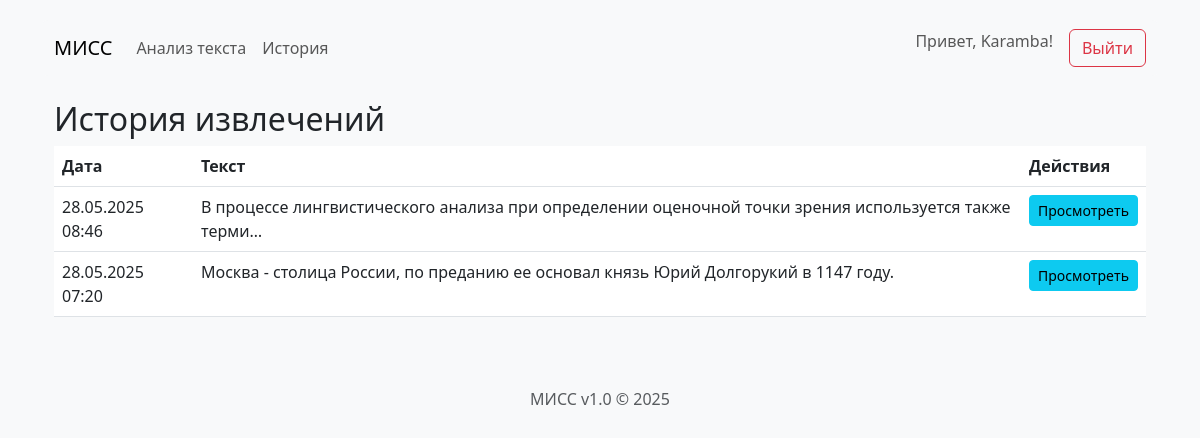
/history/ (signed in), run on the app's committed database.
### app/models.py (models this page shows, shortened)
class AnalysisResult(models.Model):
    user = models.ForeignKey(User, on_delete=models.CASCADE, null=True, blank=True)
    input_text = models.TextField()
    entities = models.JSONField(default=list)
    visualization_html = models.TextField()
    morph_analysis = models.JSONField(default=list)  # Добавьте это поле
    analysis_date = models.DateTimeField(auto_now_add=True)

### app/views.py (the view)
# urls.py: path('history/', views.history, name='history'),
@login_required
def history(request):
    analyses = AnalysisResult.objects.filter(user=request.user).order_by('-analysis_date')
    return render(request, 'history.html', {'analyses': analyses})

### app/templates/history.html
{% extends "base.html" %}
{% block content %}
<div class="container mt-4">
    <h2>История извлечений</h2>
    <table class="table">
        <thead>
            <tr>
                <th>Дата</th>
                <th>Текст</th>
                <th>Действия</th>
            </tr>
        </thead>
        <tbody>
            {% for analysis in analyses %}
            <tr>
                <td>{{ analysis.analysis_date|date:"d.m.Y H:i" }}</td>
                <td>{{ analysis.input_text|truncatechars:100 }}</td>
                <td>
                <a href="{% url 'view_analysis' analysis.id %}" class="btn btn-sm btn-info">
                    Просмотреть
                </a>
                </td>
            </tr>
            {% empty %}
            <tr>
                <td colspan="3">История извлечений пуста</td>
            </tr>
            {% endfor %}
        </tbody>
    </table>
</div>
{% endblock %}

### app/templates/base.html (shortened to what this page needs)
<!DOCTYPE html>
<html lang="ru">
<head>
    <link href="https://cdn.jsdelivr.net/npm/bootstrap@5.3.0/dist/css/bootstrap.min.css" rel="stylesheet">
</head>
<body>
    <div class="container">
        <nav class="navbar navbar-expand-lg navbar-light bg-light rounded">
            <div class="container-fluid">
                <a class="navbar-brand" href="{% url 'analyze' %}">МИСС</a>
                <div class="collapse navbar-collapse">
                    <ul class="navbar-nav me-auto">
                        <li class="nav-item">
                            <a class="nav-link" href="{% url 'analyze' %}">Анализ текста</a>
                        </li>
                        {% if user.is_authenticated %}
                        <li class="nav-item">
                            <a class="nav-link" href="{% url 'history' %}">История</a>
                        </li>
                        {% endif %}
                    </ul>
                    <ul class="navbar-nav">
                        {% if user.is_authenticated %}
                        <li class="nav-item">
                            <span class="navbar-text me-3">Привет, {{ user.username }}!</span>
                        </li>
                        <li class="nav-item">
                            <form method="post" action="{% url 'logout' %}">
                                <button type="submit" class="btn btn-outline-danger">Выйти</button>
                            </form>
                        </li>
                        {% endif %}
                    </ul>
                </div>
            </div>
        </nav>
        <div class="content">
            {% block content %}{% endblock %}
        </div>
        <footer class="footer text-center">
            <div class="container">
                <span class="text-muted">МИСС v1.0 &copy; {% now "Y" %}</span>
            </div>
        </footer>
    </div>
</body>
</html>

### app/templates/base.html (style rules this page uses)
body { padding-top: 20px; background-color: #f8f9fa; }
.navbar { margin-bottom: 20px; }
.footer { margin-top: 50px; padding: 20px 0; color: #6c757d; }

### data on the page
AnalysisResult: analysis_date "28.05.2025 08:46", input_text "В процессе лингвистического анализа при определении оценочной точки зрения используется также терми…"
AnalysisResult: analysis_date "28.05.2025 07:20", input_text "Москва - столица России, по преданию ее основал князь Юрий Долгорукий в 1147 году."

### other printed values
{{ user.username }} "Karamba"
